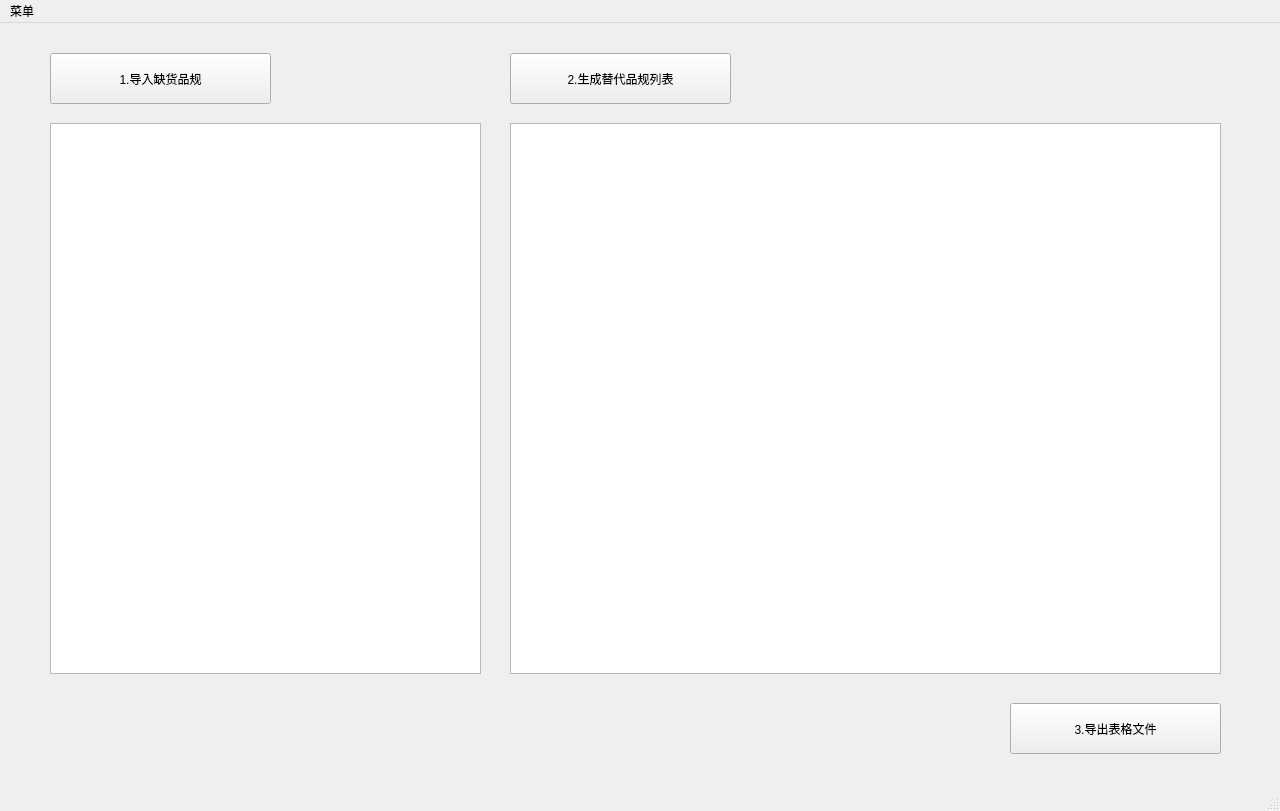
<?xml version="1.0" encoding="UTF-8"?>
<ui version="4.0">
 <class>MainWindow</class>
 <widget class="QMainWindow" name="MainWindow">
  <property name="geometry">
   <rect>
    <x>0</x>
    <y>0</y>
    <width>1280</width>
    <height>811</height>
   </rect>
  </property>
  <property name="windowTitle">
   <string>智能化补货替代</string>
  </property>
  <widget class="QWidget" name="centralwidget">
   <widget class="QTableView" name="tableView">
    <property name="geometry">
     <rect>
      <x>510</x>
      <y>100</y>
      <width>711</width>
      <height>551</height>
     </rect>
    </property>
   </widget>
   <widget class="QPushButton" name="pushButton_3">
    <property name="geometry">
     <rect>
      <x>1010</x>
      <y>680</y>
      <width>211</width>
      <height>51</height>
     </rect>
    </property>
    <property name="cursor">
     <cursorShape>PointingHandCursor</cursorShape>
    </property>
    <property name="text">
     <string>3.导出表格文件</string>
    </property>
   </widget>
   <widget class="QPushButton" name="pushButton_6">
    <property name="geometry">
     <rect>
      <x>510</x>
      <y>30</y>
      <width>221</width>
      <height>51</height>
     </rect>
    </property>
    <property name="cursor">
     <cursorShape>PointingHandCursor</cursorShape>
    </property>
    <property name="text">
     <string>2.生成替代品规列表</string>
    </property>
   </widget>
   <widget class="QPushButton" name="pushButton_7">
    <property name="geometry">
     <rect>
      <x>50</x>
      <y>30</y>
      <width>221</width>
      <height>51</height>
     </rect>
    </property>
    <property name="cursor">
     <cursorShape>PointingHandCursor</cursorShape>
    </property>
    <property name="text">
     <string>1.导入缺货品规</string>
    </property>
   </widget>
   <widget class="QTableView" name="tableView_2">
    <property name="geometry">
     <rect>
      <x>50</x>
      <y>100</y>
      <width>431</width>
      <height>551</height>
     </rect>
    </property>
   </widget>
  </widget>
  <widget class="QMenuBar" name="menubar">
   <property name="geometry">
    <rect>
     <x>0</x>
     <y>0</y>
     <width>1280</width>
     <height>18</height>
    </rect>
   </property>
   <widget class="QMenu" name="menu">
    <property name="title">
     <string>菜单</string>
    </property>
    <addaction name="separator"/>
    <addaction name="actionSimple_Example"/>
    <addaction name="actionHelp"/>
    <addaction name="actionExit"/>
    <addaction name="actionAbout_us"/>
   </widget>
   <addaction name="menu"/>
  </widget>
  <widget class="QStatusBar" name="statusbar"/>
  <action name="actionHelp">
   <property name="text">
    <string>Help</string>
   </property>
  </action>
  <action name="actionExit">
   <property name="text">
    <string>Exit</string>
   </property>
  </action>
  <action name="actionSimple_Example">
   <property name="text">
    <string>Simple example</string>
   </property>
  </action>
  <action name="actionAbout_us">
   <property name="text">
    <string>About us</string>
   </property>
  </action>
 </widget>
 <resources/>
 <connections/>
</ui>
